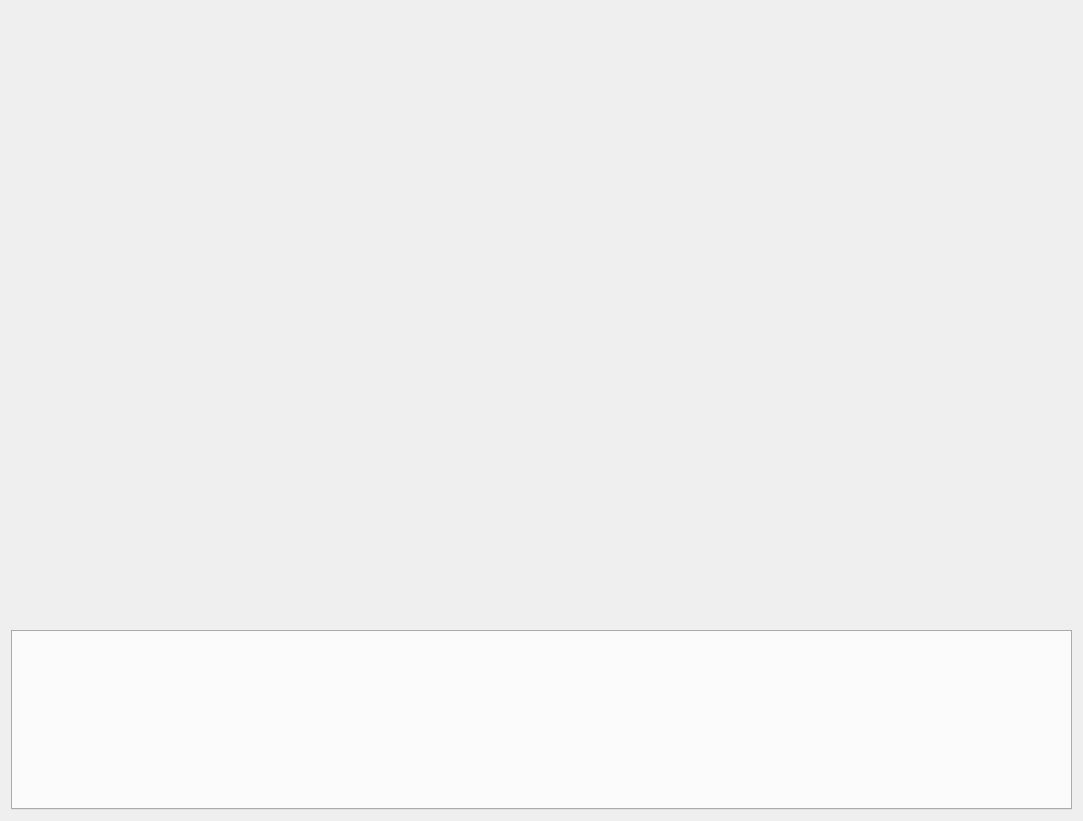
<?xml version="1.0" encoding="UTF-8"?>
<ui version="4.0">
 <class>Home_MainWid</class>
 <widget class="QWidget" name="Home_MainWid">
  <property name="geometry">
   <rect>
    <x>0</x>
    <y>0</y>
    <width>1083</width>
    <height>821</height>
   </rect>
  </property>
  <property name="font">
   <font>
    <family>微软雅黑</family>
    <pointsize>11</pointsize>
   </font>
  </property>
  <property name="windowTitle">
   <string>Form</string>
  </property>
  <layout class="QGridLayout" name="gridLayout">
   <item row="0" column="0">
    <widget class="QWidget" name="workWid" native="true"/>
   </item>
   <item row="1" column="0">
    <widget class="QTabWidget" name="tabWidget">
     <property name="minimumSize">
      <size>
       <width>160</width>
       <height>0</height>
      </size>
     </property>
     <property name="maximumSize">
      <size>
       <width>16777215</width>
       <height>180</height>
      </size>
     </property>
     <property name="font">
      <font>
       <family>微软雅黑</family>
       <pointsize>12</pointsize>
      </font>
     </property>
     <property name="contextMenuPolicy">
      <enum>Qt::PreventContextMenu</enum>
     </property>
     <property name="tabShape">
      <enum>QTabWidget::Triangular</enum>
     </property>
     <property name="currentIndex">
      <number>-1</number>
     </property>
    </widget>
   </item>
  </layout>
 </widget>
 <resources/>
 <connections/>
</ui>
